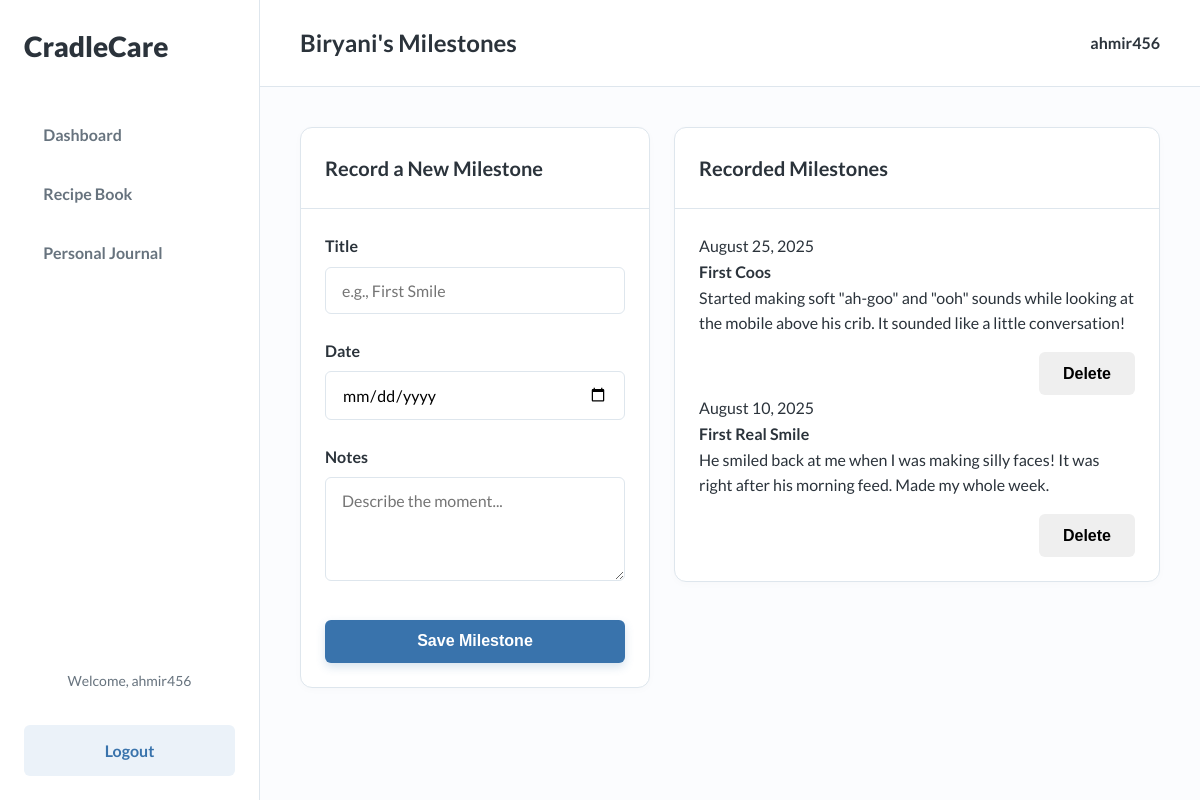
Page /baby/2/milestones/ (signed in) on the committed database.
### tracker/models.py (models this page shows, shortened)
class Baby(models.Model):
    user = models.ForeignKey(User, on_delete=models.CASCADE)
    name = models.CharField(max_length=100)
    dob = models.DateField(verbose_name="Date of Birth")
    GENDER_CHOICES = [('Boy', 'Boy'), ('Girl', 'Girl')]
    gender = models.CharField(max_length=10, choices=GENDER_CHOICES)

class Milestone(models.Model):
    baby = models.ForeignKey(Baby, on_delete=models.CASCADE, related_name='milestones')
    milestone_title = models.CharField(max_length=100)
    milestone_date = models.DateField()
    notes = models.TextField(blank=True)

### tracker/views.py (the view)
# urls.py: path('baby/<int:baby_id>/milestones/', views.milestone_tracker, name='milestone_tracker'),
@login_required
def milestone_tracker(request, baby_id):
    baby = get_object_or_404(Baby, id=baby_id, user=request.user)
    if request.method == 'POST':
        form = MilestoneForm(request.POST)
        if form.is_valid():
            log = form.save(commit=False)
            log.baby = baby
            log.save()
            messages.success(request, 'Milestone has been recorded successfully.')
            return redirect('milestone_tracker', baby_id=baby.id)
    else:
        form = MilestoneForm()
    milestones = Milestone.objects.filter(baby=baby).order_by('-milestone_date')
    context = {'baby': baby, 'form': form, 'milestones': milestones}
    return render(request, 'tracker/milestone_tracker.html', context)

### tracker/forms.py
class MilestoneForm(forms.ModelForm):
    class Meta:
        model = Milestone
        fields = ['milestone_title', 'milestone_date', 'notes']
        widgets = {
            'milestone_date': forms.DateInput(attrs={'type': 'date'}),
        }

### templates/tracker/milestone_tracker.html (shortened to what this page needs)
{% extends "base.html" %}
{% block page_title %}{{ baby.name }}'s Milestones{% endblock %}
{% block content %}
<div class="tracker-top-row">
    <div class="card form-card">
        <div class="card__header">
            <h3 class="card__title">Record a New Milestone</h3>
        </div>
        <div class="card__content">
            <form method="post" class="form-layout">
                <div class="form-group">
                    <label for="{{ form.milestone_title.id_for_label }}" class="form-label">Title</label>
                    <input type="text" name="milestone_title" id="{{ form.milestone_title.id_for_label }}" class="form-input" placeholder="e.g., First Smile" required>
                </div>
                <div class="form-group">
                    <label for="{{ form.milestone_date.id_for_label }}" class="form-label">Date</label>
                    <input type="date" name="milestone_date" id="{{ form.milestone_date.id_for_label }}" class="form-input" required>
                </div>
                <div class="form-group">
                    <label for="{{ form.notes.id_for_label }}" class="form-label">Notes</label>
                    <textarea name="notes" id="{{ form.notes.id_for_label }}" class="form-input" rows="4" placeholder="Describe the moment..."></textarea>
                </div>
                <div class="form-group" style="margin-top: 2rem;">
                    <button type="submit" class="btn btn--primary btn--block">Save Milestone</button>
                </div>
            </form>
        </div>
    </div>
    <div class="card data-card">
        <div class="card__header">
            <h3 class="card__title">Recorded Milestones</h3>
        </div>
        <div class="card__content">
            {% if milestones %}
                <div class="milestone-list">
                    {% for milestone in milestones %}
                    <div class="milestone-item">
                        <div class="milestone-date">{{ milestone.milestone_date|date:"F j, Y" }}</div>
                        <h4 class="milestone-title">{{ milestone.milestone_title }}</h4>
                        {% if milestone.notes %}
                            <p class="milestone-notes">{{ milestone.notes }}</p>
                        {% endif %}
                        <div style="margin-top: 1rem; text-align: right;">
                            <form method="get" action="{% url 'delete_milestone' milestone.id %}" style="margin:0;">
                                <button type="submit" class="btn btn--danger">Delete</button>
                            </form>
                        </div>
                    </div>
                    {% endfor %}
                </div>
            {% else %}
                <p class="text-secondary">No milestones have been recorded yet.</p>
            {% endif %}
        </div>
    </div>
</div>
{% endblock %}

### templates/base.html (shortened to what this page needs)
{% load static %}
<!DOCTYPE html>
<html lang="en">
<head>
    <link rel="stylesheet" href="{% static 'css/main.css' %}">
</head>
<body>
    <div class="app-container">
        <aside class="sidebar">
            <div class="sidebar__header">
                <a href="{% url 'dashboard' %}" class="sidebar__logo">CradleCare</a>
            </div>
            <nav class="sidebar__nav">
                <ul>
                    <li><a href="{% url 'dashboard' %}">Dashboard</a></li>
                    <li><a href="{% url 'recipe_book' %}">Recipe Book</a></li>
                    <li><a href="{% url 'personal_journal' %}">Personal Journal</a></li>
                </ul>
            </nav>
            <div class="sidebar__footer">
                {% if user.is_authenticated %}
                     <span class="sidebar__user">Welcome, {{ user.username }}</span>
                    <a href="{% url 'logout' %}" class="btn btn--secondary btn--block" style="margin-top: 1rem;">Logout</a>
                {% else %}
                    <a href="{% url 'login' %}" class="btn btn--primary btn--block">Login</a>
                {% endif %}
            </div>
        </aside>
        <main class="main-content">
            <header class="main-header">
                <h2>{% block page_title %}Welcome{% endblock %}</h2>
                {% if user.is_authenticated %}
                    <div class="user-profile">
                        <span>{{ user.username }}</span>
                    </div>
                {% endif %}
            </header>
            <div class="content-wrapper">
                {% block content %}{% endblock %}
            </div>
        </main>
    </div>
</body>
</html>

### static/css/main.css (style rules this page uses)
:root { --primary-hue: 210; --secondary-hue: 280; --primary-color: hsl(var(--primary-hue), 50%, 45%); --primary-light: hsl(var(--primary-hue), 55%, 95%); --background-color: hsl(var(--primary-hue), 60%, 99%); --sidebar-bg: hsl(0, 0%, 100%); --card-bg: hsl(0, 0%, 100%); --text-primary: hsl(var(--primary-hue), 15%, 20%); --text-secondary: hsl(var(--primary-hue), 10%, 45%); --text-on-primary: hsl(0, 0%, 100%); --border-color: hsl(var(--primary-hue), 30%, 90%); --shadow-color: hsl(var(--primary-hue), 40%, 80%, 0.5); --danger-color: hsl(0, 72%, 51%); --border-radius-sm: 0.375rem; --border-radius-md: 0.75rem; --font-family-base: 'Lato', sans-serif; }
*, *::before, *::after { box-sizing: border-box; margin: 0; padding: 0; }
body { font-family: var(--font-family-base); background-color: var(--background-color); color: var(--text-primary); line-height: 1.6; }
a { color: var(--primary-color); text-decoration: none; transition: color 0.2s; }
ul { list-style: none; }
.app-container { display: flex; min-height: 100vh; }
.sidebar { width: 260px; background-color: var(--sidebar-bg); border-right: 1px solid var(--border-color); display: flex; flex-direction: column; padding: 1.5rem; flex-shrink: 0; position: fixed; height: 100%; }
.main-content { margin-left: 260px; flex-grow: 1; display: flex; flex-direction: column; width: calc(100% - 260px); }
.sidebar__header { margin-bottom: 2.5rem; }
.sidebar__logo { font-size: 1.75rem; font-weight: 900; color: var(--text-primary); text-align: center; text-decoration: none; }
.sidebar__nav ul li { margin-bottom: 0.5rem; }
.sidebar__nav a { display: block; padding: 0.8rem 1.2rem; border-radius: var(--border-radius-sm); font-weight: 700; color: var(--text-secondary); transition: all 0.2s ease-in-out; }
.sidebar__footer { margin-top: auto; text-align: center; }
.sidebar__user { display: block; margin-bottom: 1rem; font-size: 0.875rem; color: var(--text-secondary); }
.main-header { display: flex; justify-content: space-between; align-items: center; padding: 1.5rem 2.5rem; background-color: var(--card-bg); border-bottom: 1px solid var(--border-color); flex-shrink: 0; }
.main-header h2 { font-size: 1.5rem; font-weight: 700; }
.user-profile { font-weight: 700; }
.content-wrapper { padding: 2.5rem; overflow-y: auto; flex-grow: 1; }
.btn { display: inline-flex; align-items: center; justify-content: center; border-radius: var(--border-radius-sm); font-size: 1rem; font-weight: 700; padding: 0.8rem 1.5rem; border: none; cursor: pointer; transition: all 0.2s ease-in-out; text-decoration: none; }
.btn--primary { background-color: var(--primary-color); color: var(--text-on-primary); box-shadow: 0 4px 10px hsla(var(--primary-hue), 50%, 45%, 0.2); }
.btn--secondary { background-color: var(--primary-light); color: var(--primary-color); }
.btn--block { width: 100%; }
.card { background-color: var(--card-bg); border: 1px solid var(--border-color); border-radius: var(--border-radius-md); box-shadow: 0 2px 8px rgba(0,0,0,0.02); }
.card__header { padding: 1.5rem; border-bottom: 1px solid var(--border-color); }
.card__title { font-size: 1.25rem; font-weight: 700; margin: 0; }
.card__content { padding: 1.5rem; }
.form-layout .form-group:not(:last-child) { margin-bottom: 1.5rem; }
.form-label { display: block; font-weight: 700; margin-bottom: 0.5rem; color: var(--text-primary); }
.form-input, select { width: 100%; padding: 0.8rem 1rem; border: 1px solid var(--border-color); border-radius: var(--border-radius-sm); background-color: #fff; font-size: 1rem; font-family: var(--font-family-base); transition: border-color 0.2s, box-shadow 0.2s; }
.tracker-top-row { display: grid; grid-template-columns: 350px 1fr; gap: 1.5rem; align-items: flex-start; }
.form-card { position: sticky; top: 2.5rem; }

### rows in the picture
Baby: name "Biryani"
Milestone: milestone_date "August 25, 2025", milestone_title "First Coos", notes "Started making soft \"ah-goo\" and \"ooh\" sounds while looking at the mobile above his crib. It sounded like a little conversation!"
Milestone: milestone_date "August 10, 2025", milestone_title "First Real Smile", notes "He smiled back at me when I was making silly faces! It was right after his morning feed. Made my whole week."

### other values in the picture
{{ user.username }} "ahmir456"
